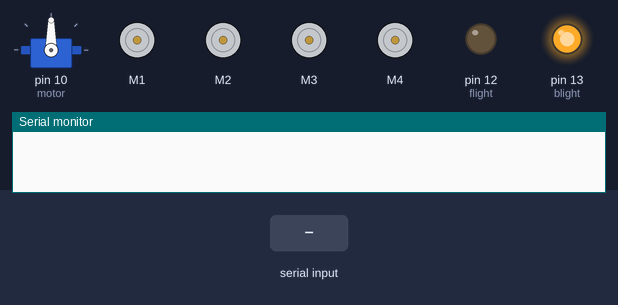
Recording of a sketch running on a simulated Arduino Uno, built with avr-gcc and run on an emulated ATmega328P. Parts: servo, 4 × DC motor (green arrow = forward, orange = backward, longer = faster), output pins drawn as LEDs (lit = HIGH), the last lines printed to the serial monitor. The inputs (shaded band) are chosen by the test bench.

Above: at 1.2 s.
1.3 s: "<F>" received over Serial
At 2.0 s:
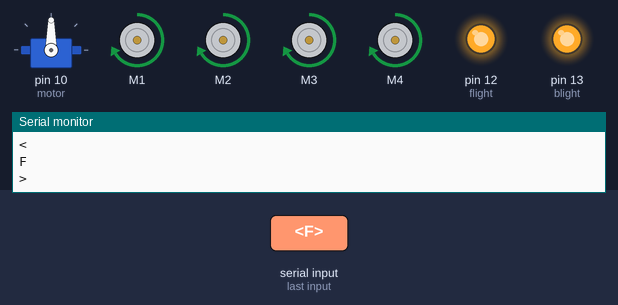
2.8 s: byte 119 ('w') received over Serial
At 3.2 s:
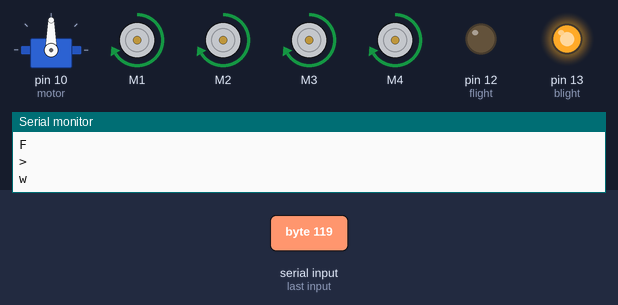
4.3 s: byte 117 ('u') received over Serial
At 5.5 s:
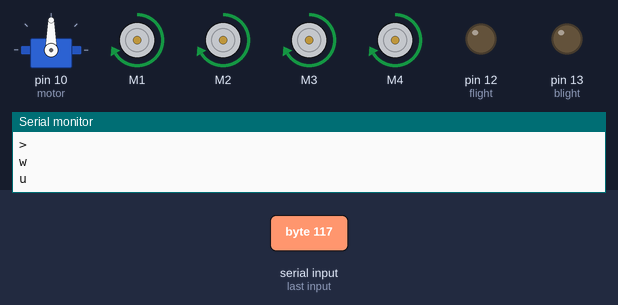
5.8 s: byte 87 ('W') received over Serial
At 6.6 s:
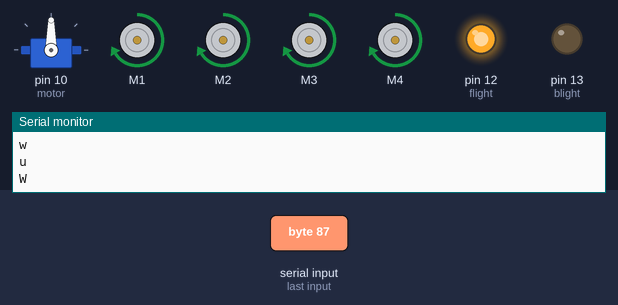
7.3 s: byte 83 ('S') received over Serial
At 7.8 s:
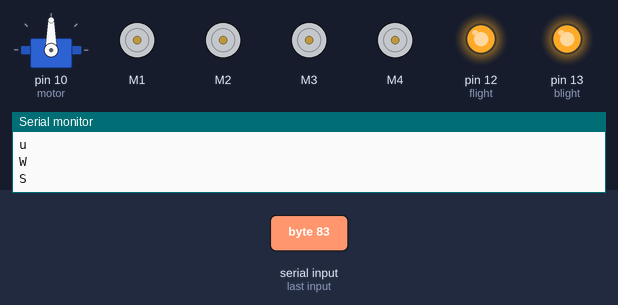
8.8 s: "<B>" received over Serial
At 10.2 s:
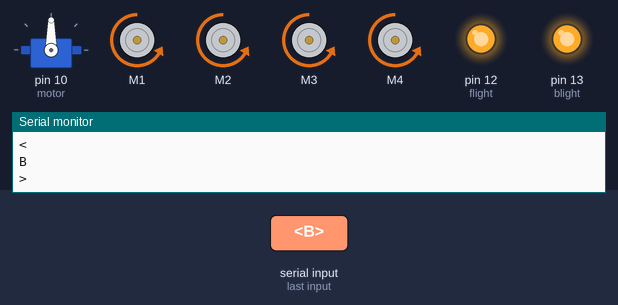
Timing chart, 0 to 11.3 s (numbered marks = the images above; inputs shaded):
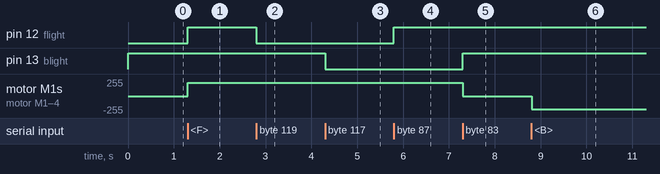

Measured:
- after the input at 1.3 s, pin 12 (flight): LOW → HIGH at once; motor M1–4: stopped → forward 200/255 at once
- after the input at 2.8 s, pin 12 (flight): HIGH → LOW at once
- after the input at 4.3 s, pin 13 (blight): HIGH → LOW at once
- after the input at 5.8 s, pin 12 (flight): LOW → HIGH at once
- after the input at 7.3 s, pin 13 (blight): LOW → HIGH at once; motor M1–4: forward 200/255 → stopped at once
- after the input at 8.8 s, motor M1–4: stopped → backward 200/255 at once

The sketch:

With_Lights.ino
```cpp
#include <Servo.h>
#include <AFMotor.h>

#define Echo A0
#define Trig A1
#define motor 10
#define spoint 120
#define flight 12
#define blight 13

int  Speed =200;
char value ='S';
int distance;
int Left;
int Right;
int L = 0;
int R = 0;
int L1 = 0;
int R1 = 0;
Servo servo;
AF_DCMotor M1(1);
AF_DCMotor M2(2);
AF_DCMotor M3(3);
AF_DCMotor M4(4);
void setup() {
  Serial.begin(9600);
  pinMode(flight, OUTPUT);
  pinMode(blight, OUTPUT);
  pinMode(Trig, OUTPUT);
  pinMode(Echo, INPUT);
  servo.attach(motor);
  M1.setSpeed(Speed);
  M2.setSpeed(Speed);
  M3.setSpeed(Speed);
  M4.setSpeed(Speed);

}
void loop() {
  // Obstacle();
  Bluetoothcontrol();
  // voicecontrol();
}

void Bluetoothcontrol() {
  if (Serial.available() > 0) {
    value = Serial.read();
    Serial.println(value);
  }
  if (value == 'F') {
    forward();
  } else if (value == 'B') {
    backward();
  } else if (value == 'L') {
    left();
  } else if (value == 'R') {
    right();
  } else if (value == 'W') {
    headlightOn();
  } else if (value == 'w') {
    headlightOff();
  } else if (value == 'U') {
    backlightOn();
  } else if (value == 'u') {
    backlightOff();
  }else if (value == 'S') {
    Stop();
  }
}
void Obstacle() {
  distance = ultrasonic();


  if (distance <= 12) {
    Stop();
    backward();
    delay(100);
    Stop();
    L = leftsee();
    servo.write(spoint);
    delay(800);
    R = rightsee();
    servo.write(spoint);
    if (L < R) {
      right();
      delay(500);
      Stop();
      delay(200);
    }
    else if (L > R) {
      left();
      delay(500);
      Stop();
      delay(200);
    }
    else if (L == R) {
      backward();
      delay(500);
      Stop();
      delay(200);
    }
  } else {
    forward();
  }
}
void voicecontrol() {
  if (Serial.available() > 0) {
    value = Serial.read();
    Serial.println(value);
    if (value == '^') {
      forward();
    } else if (value == '-') {
      backward();
    } else if (value == '<') {
      L = leftsee();
      servo.write(spoint);
      if (L >= 10 ) {
        left();
        delay(500);
        Stop();
      } else if (L < 10) {
        Stop();
      }
    } else if (value == '>') {
      R = rightsee();
      servo.write(spoint);
      if (R >= 10 ) {
        right();
        delay(500);
        Stop();
      } else if (R < 10) {
        Stop();
      }
    } else if (value == '*') {
      Stop();
    }
  }
}
// Ultrasonic sensor distance reading function
int ultrasonic() {
  digitalWrite(Trig, LOW);
  delayMicroseconds(4);
  digitalWrite(Trig, HIGH);
  delayMicroseconds(10);
  digitalWrite(Trig, LOW);
  long t = pulseIn(Echo, HIGH);
  long cm = t / 29 / 2; //time convert distance

  return cm;
}
void forward() {
  M1.run(FORWARD);
  M2.run(FORWARD);
  M3.run(FORWARD);
  M4.run(FORWARD);
  headlightOn();
}
void backward() {
  M1.run(BACKWARD);
  M2.run(BACKWARD);
  M3.run(BACKWARD);
  M4.run(BACKWARD);
  backlightOn();
}
void right() {
  M1.run(BACKWARD);
  M2.run(BACKWARD);
  M3.run(FORWARD);
  M4.run(FORWARD);
}
void left() {
  M1.run(FORWARD);
  M2.run(FORWARD);
  M3.run(BACKWARD);
  M4.run(BACKWARD);
}
void Stop() {
  M1.run(RELEASE);
  M2.run(RELEASE);
  M3.run(RELEASE);
  M4.run(RELEASE);
  backlightOn();
}
int rightsee() {
  servo.write(60);
  delay(800);
  Left = ultrasonic();
  servo.write(spoint);

  if (Left > 12) {
    return Left;
  } else {
    Stop();
    return -1; // Indicate that the distance is less than the threshold
  }
}

int leftsee() {
  servo.write(180);
  delay(800);
  Right = ultrasonic();
  servo.write(spoint);

  if (Right > 12) {
    return Right;
  } else {
    Stop();
    return -1; // Indicate that the distance is less than the threshold
  }
}
void headlightOn(){
  digitalWrite(flight,HIGH);

}
void headlightOff(){
  digitalWrite(flight,LOW);

}
void backlightOn(){
  digitalWrite(blight,HIGH);

}

void backlightOff(){
  digitalWrite(blight,LOW);

}
```
